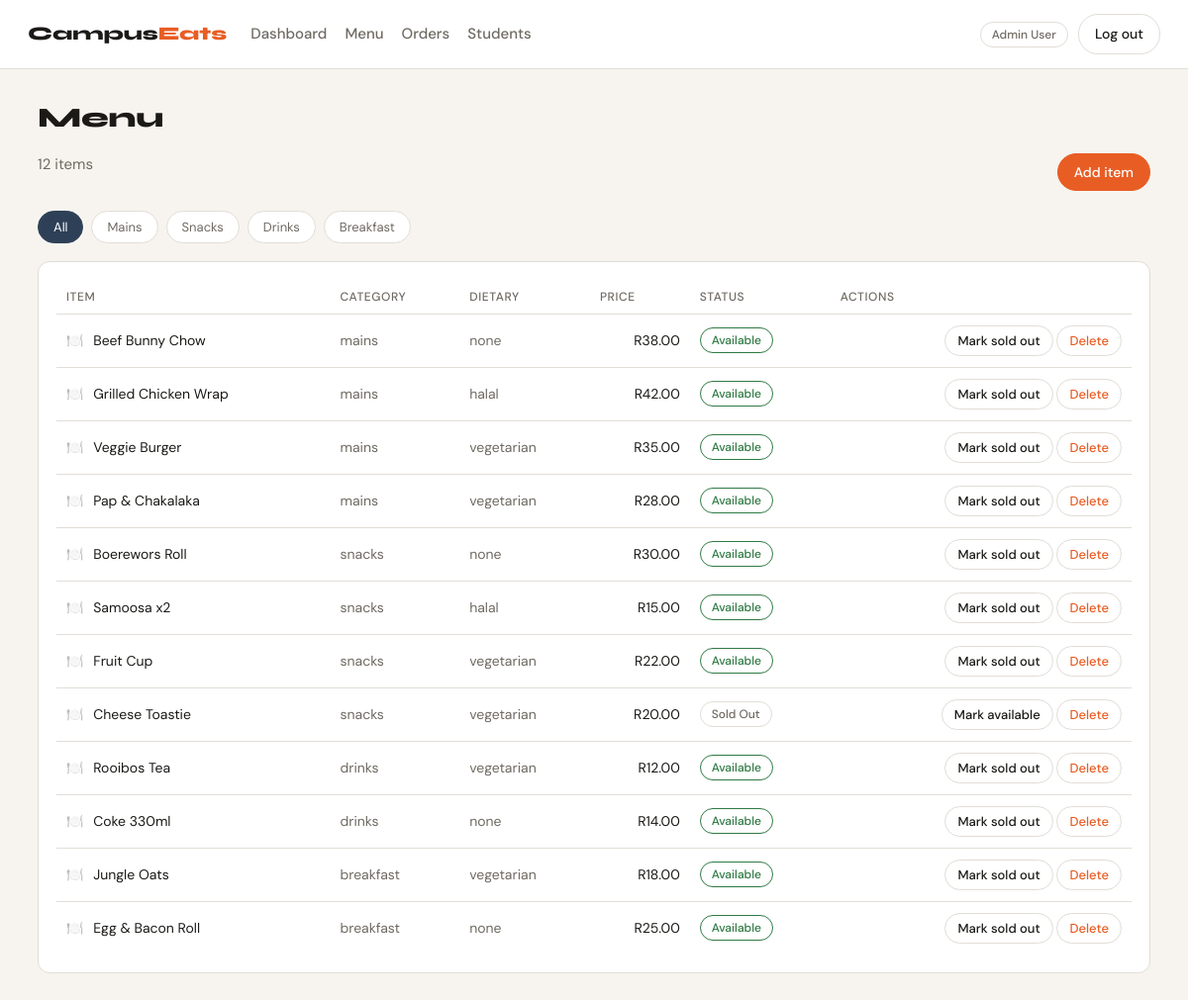
/admin/menu (signed in), run on an earlier commit of the app's database.
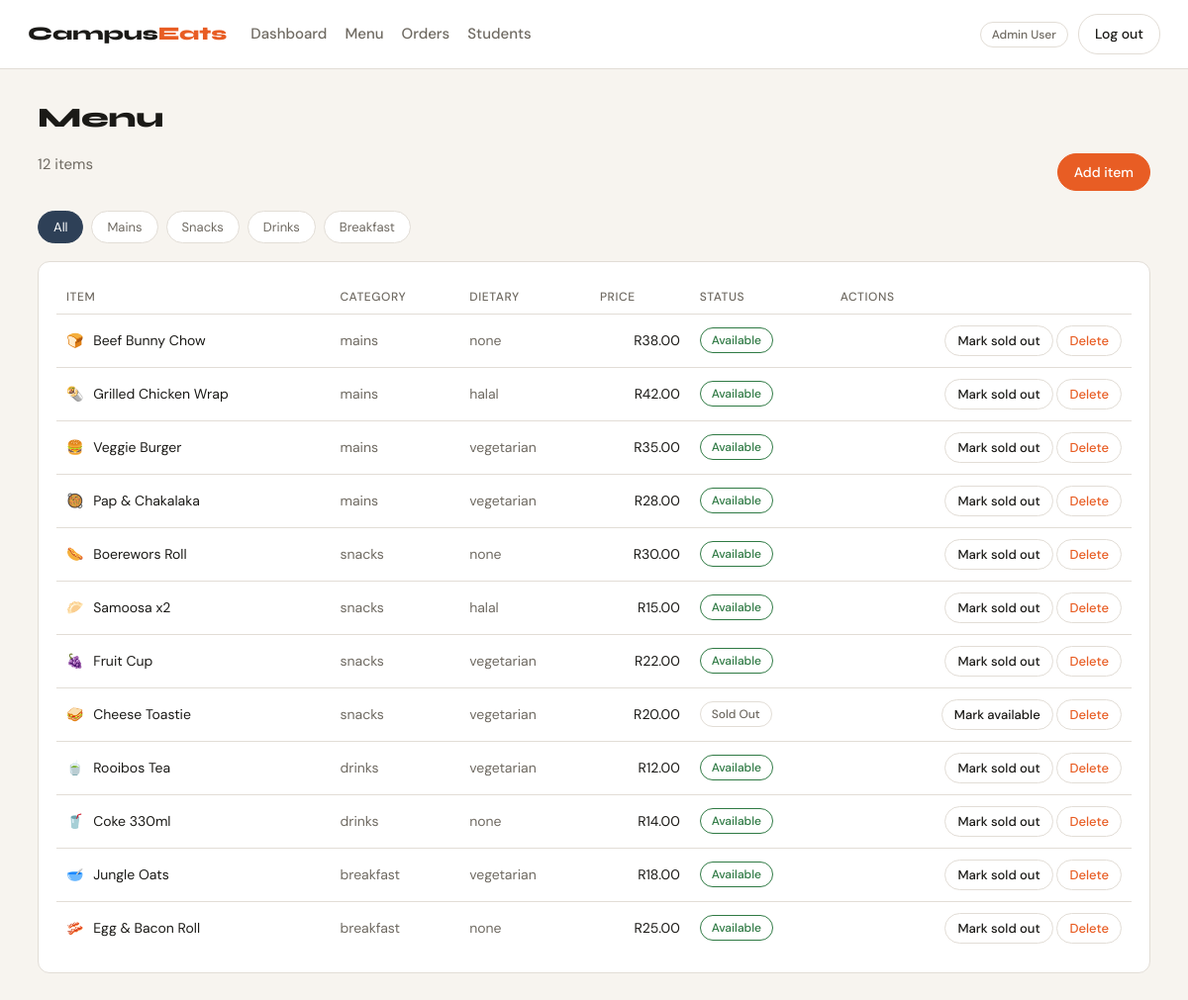
And on a later commit of the database.
### models.py (models this page shows, shortened)
class MenuItem(db.Model):
    __tablename__ = 'menu_items'
    id = db.Column(db.Integer, primary_key=True)
    name = db.Column(db.String, nullable=False)
    description = db.Column(db.String, nullable=True)
    price = db.Column(db.Float, nullable=False)
    category = db.Column(db.String, nullable=False) # 'mains', 'snacks', 'drinks', 'breakfast'
    emoji = db.Column(db.String, nullable=True)
    dietary = db.Column(db.String, nullable=False, default='none') # 'none', 'vegetarian', 'halal', 'vegan'
    is_available = db.Column(db.Boolean, default=True)
    created_at = db.Column(db.DateTime, default=datetime.utcnow)

### routes/admin.py (the view)
@admin_bp.route('/admin/menu')
@login_required
@role_required('admin')
def menu():
    menu_items = MenuItem.query.all()
    return render_template('admin/menu.html', menu_items=menu_items)

### utils.py (called while the page is built)
def login_required(i):
    @functools.wraps(i)
    def decorated_function(*args, **kwargs):
        if 'user_id' not in session:
            return redirect(url_for('auth.login'))
        else:
            return i(*args, **kwargs)
    return decorated_function

def role_required(*roles):
    def decorator(i):
        @functools.wraps(i)
        def decorated_function(*args, **kwargs):
            if session['role'] not in roles :
                return redirect(url_for('auth.login'))
            else:
                return i(*args, **kwargs)
        return decorated_function
    return decorator

### templates/admin/menu.html (shortened to what this page needs)
{% extends "base.html" %}
{% block content %}
<header class="section-head">
  <div>
    <h1 class="h-display">Menu</h1>
    <p class="muted">{{ menu_items|length }} items</p>
  </div>
  <button class="btn btn-primary" id="open-add-modal">Add item</button>
</header>
<div class="tabs" id="admin-menu-tabs">
  <button class="tab is-active" data-category="all">All</button>
  <button class="tab" data-category="mains">Mains</button>
  <button class="tab" data-category="snacks">Snacks</button>
  <button class="tab" data-category="drinks">Drinks</button>
  <button class="tab" data-category="breakfast">Breakfast</button>
</div>
<section class="card">
  <table class="table" id="admin-menu-table">
    <thead>
      <tr><th>Item</th><th>Category</th><th>Dietary</th><th class="right">Price</th><th>Status</th><th class="right">Actions</th></tr>
    </thead>
    <tbody>
      {% for item in menu_items %}
      <tr data-category="{{ item.category }}">
        <td><span class="item-emoji-sm">{{ item.emoji or '🍽️' }}</span> {{ item.name }}</td>
        <td class="muted">{{ item.category }}</td>
        <td class="muted">{{ item.dietary }}</td>
        <td class="right">R{{ '%.2f'|format(item.price) }}</td>
        <td>
          <span class="pill {{ 'pill-ready' if item.is_available else 'pill-soldout' }}">
            {{ 'Available' if item.is_available else 'Sold out' }}
          </span>
        </td>
        <td class="right nowrap">
          <form method="POST" action="{{ url_for('admin.edit_menu_item', item_id=item.id) }}" class="inline-form">
            <button type="submit" class="btn btn-ghost btn-sm">
              {{ 'Mark sold out' if item.is_available else 'Mark available' }}
            </button>
          </form>
          <form method="POST" action="{{ url_for('admin.delete_menu_item', item_id=item.id) }}" class="inline-form"
                onsubmit="return confirm('Delete {{ item.name }}?');">
            <button type="submit" class="btn btn-danger btn-sm">Delete</button>
          </form>
        </td>
      </tr>
      {% else %}
      <tr><td colspan="6" class="muted">No menu items yet.</td></tr>
      {% endfor %}
    </tbody>
  </table>
</section>
{% endblock %}

What changed in the data, as far as the page shows it:
removed MenuItem: emoji "🍽️", name "Beef Bunny Chow", category "mains", dietary "none", price "38.00", is_available "Available", is_available "Mark sold out"
removed MenuItem: emoji "🍽️", name "Grilled Chicken Wrap", category "mains", dietary "halal", price "42.00", is_available "Available", is_available "Mark sold out"
removed MenuItem: emoji "🍽️", name "Veggie Burger", category "mains", dietary "vegetarian", price "35.00", is_available "Available", is_available "Mark sold out"
removed MenuItem: emoji "🍽️", name "Pap & Chakalaka", category "mains", dietary "vegetarian", price "28.00", is_available "Available", is_available "Mark sold out"
removed MenuItem: emoji "🍽️", name "Boerewors Roll", category "snacks", dietary "none", price "30.00", is_available "Available", is_available "Mark sold out"
removed MenuItem: emoji "🍽️", name "Samoosa x2", category "snacks", dietary "halal", price "15.00", is_available "Available", is_available "Mark sold out"
removed MenuItem: emoji "🍽️", name "Fruit Cup", category "snacks", dietary "vegetarian", price "22.00", is_available "Available", is_available "Mark sold out"
removed MenuItem: emoji "🍽️", name "Cheese Toastie", category "snacks", dietary "vegetarian", price "20.00", is_available "Sold Out", is_available "Mark available"
removed MenuItem: emoji "🍽️", name "Rooibos Tea", category "drinks", dietary "vegetarian", price "12.00", is_available "Available", is_available "Mark sold out"
removed MenuItem: emoji "🍽️", name "Coke 330ml", category "drinks", dietary "none", price "14.00", is_available "Available", is_available "Mark sold out"
removed MenuItem: emoji "🍽️", name "Jungle Oats", category "breakfast", dietary "vegetarian", price "18.00", is_available "Available", is_available "Mark sold out"
removed MenuItem: emoji "🍽️", name "Egg & Bacon Roll", category "breakfast", dietary "none", price "25.00", is_available "Available", is_available "Mark sold out"
added MenuItem: emoji "🍞", name "Beef Bunny Chow", category "mains", dietary "none", price "38.00", is_available "Available", is_available "Mark sold out"
added MenuItem: emoji "🌯", name "Grilled Chicken Wrap", category "mains", dietary "halal", price "42.00", is_available "Available", is_available "Mark sold out"
added MenuItem: emoji "🍔", name "Veggie Burger", category "mains", dietary "vegetarian", price "35.00", is_available "Available", is_available "Mark sold out"
added MenuItem: emoji "🥘", name "Pap & Chakalaka", category "mains", dietary "vegetarian", price "28.00", is_available "Available", is_available "Mark sold out"
added MenuItem: emoji "🌭", name "Boerewors Roll", category "snacks", dietary "none", price "30.00", is_available "Available", is_available "Mark sold out"
added MenuItem: emoji "🥟", name "Samoosa x2", category "snacks", dietary "halal", price "15.00", is_available "Available", is_available "Mark sold out"
added MenuItem: emoji "🍇", name "Fruit Cup", category "snacks", dietary "vegetarian", price "22.00", is_available "Available", is_available "Mark sold out"
added MenuItem: emoji "🥪", name "Cheese Toastie", category "snacks", dietary "vegetarian", price "20.00", is_available "Sold Out", is_available "Mark available"
added MenuItem: emoji "🍵", name "Rooibos Tea", category "drinks", dietary "vegetarian", price "12.00", is_available "Available", is_available "Mark sold out"
added MenuItem: emoji "🥤", name "Coke 330ml", category "drinks", dietary "none", price "14.00", is_available "Available", is_available "Mark sold out"
added MenuItem: emoji "🥣", name "Jungle Oats", category "breakfast", dietary "vegetarian", price "18.00", is_available "Available", is_available "Mark sold out"
added MenuItem: emoji "🥓", name "Egg & Bacon Roll", category "breakfast", dietary "none", price "25.00", is_available "Available", is_available "Mark sold out"
